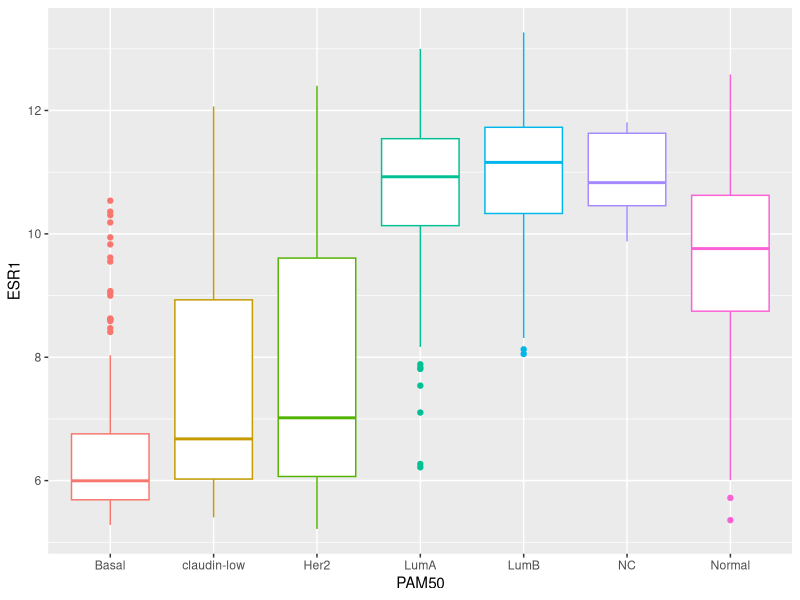
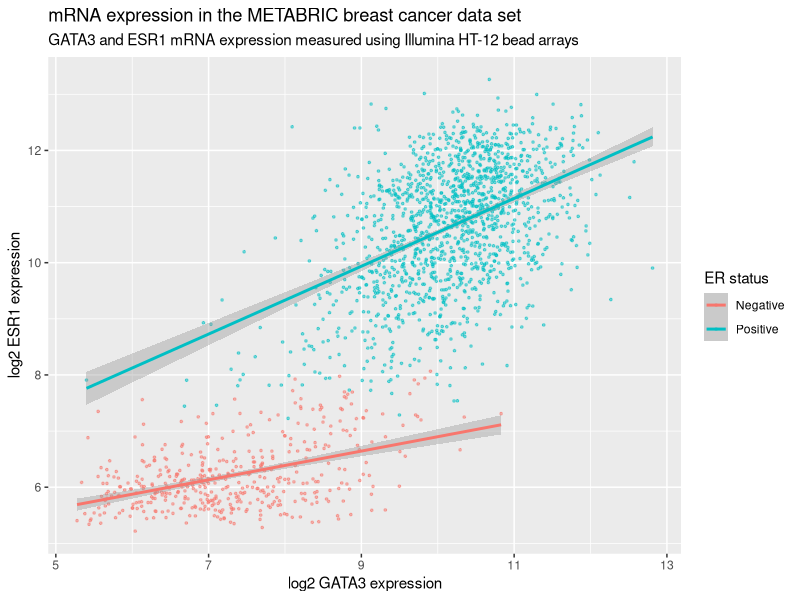
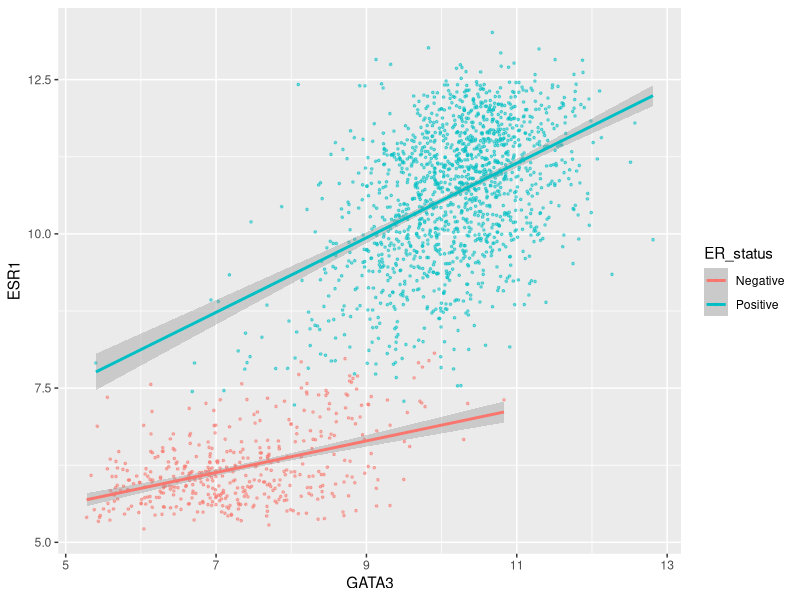
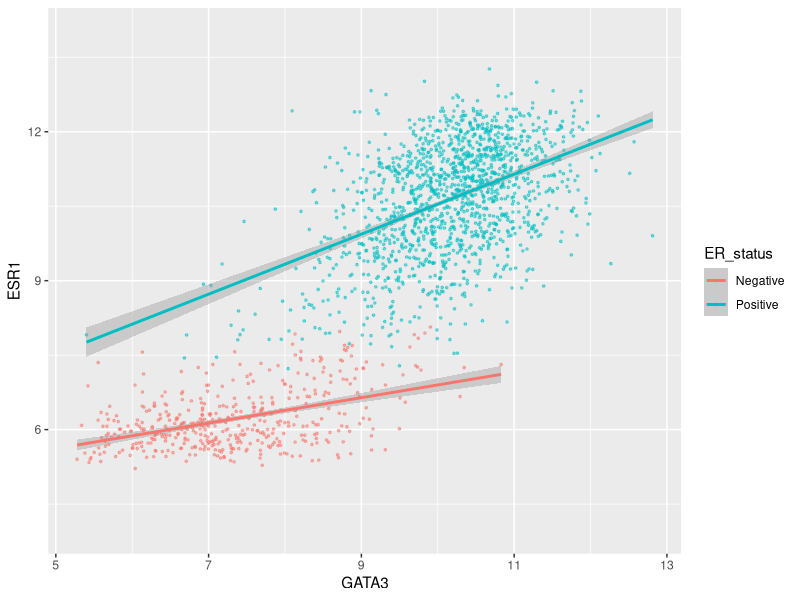
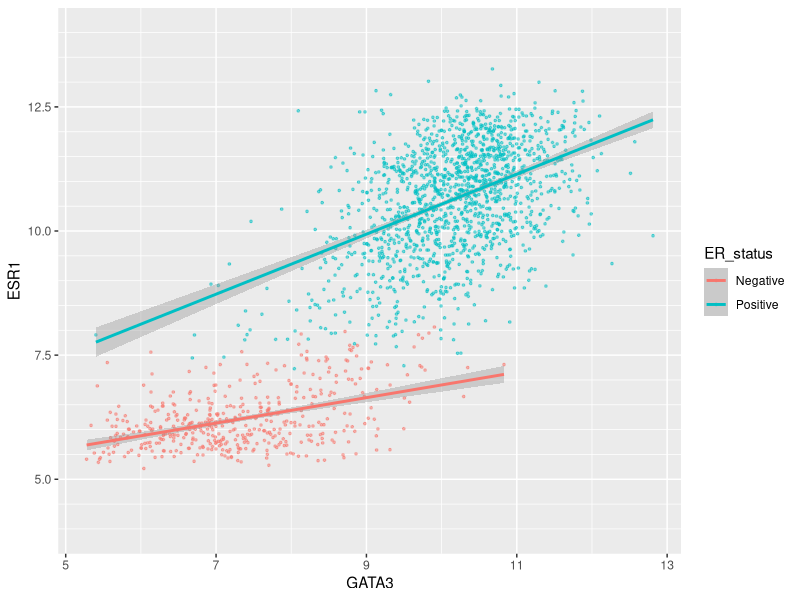
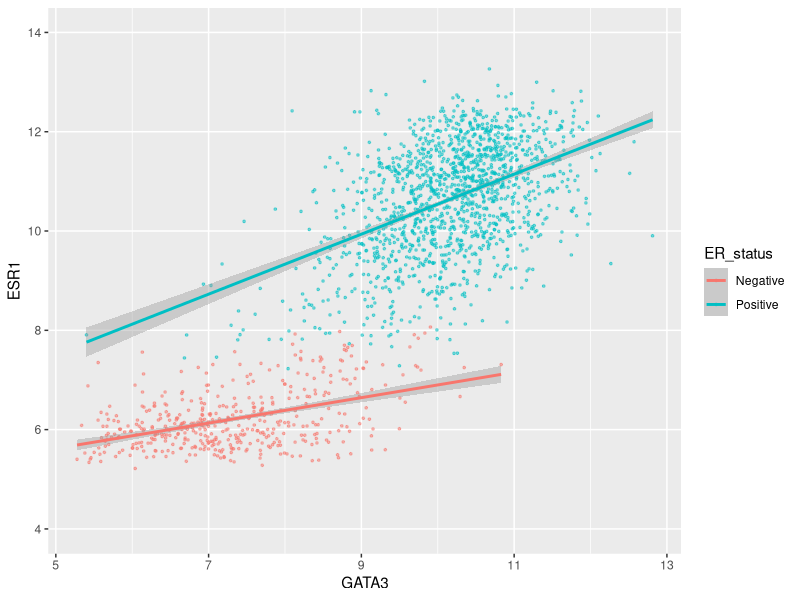
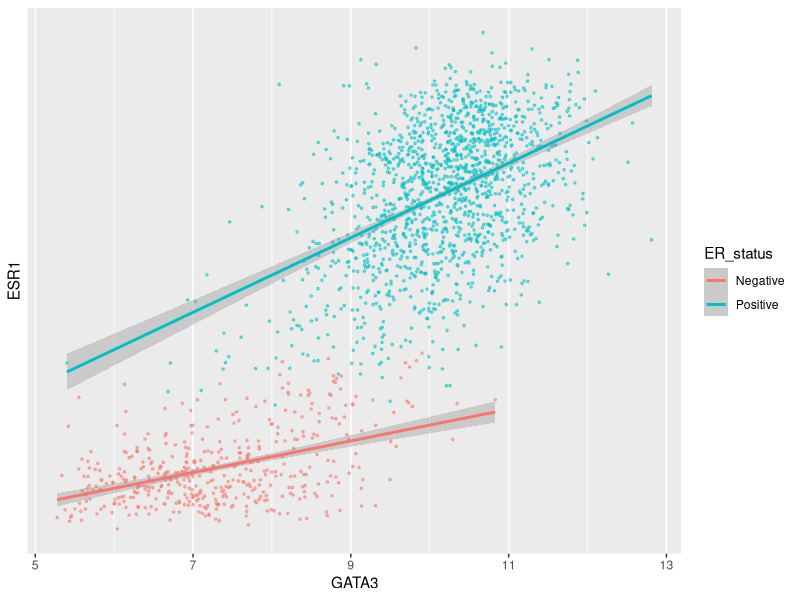
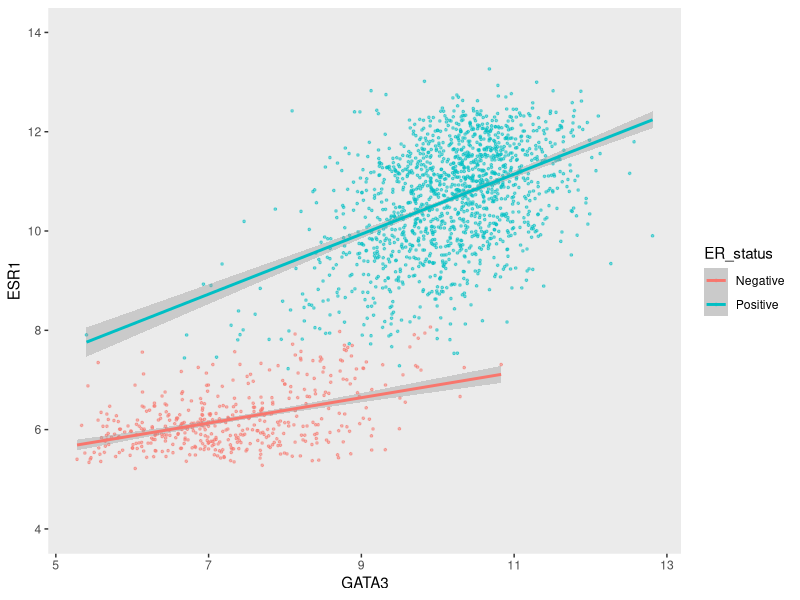

These charts were generated, in order, by the following R code: (Note: this script raises an error after producing the figures.)
## ---- chunk 1
library(tidyverse)
## ---- chunk 2
metabric <- read_csv("data/metabric_clinical_and_expression_data.csv")
metabric
## ---- chunk 3
summarise(metabric, mean(ESR1))
## ---- chunk 4
metabric %>%
  group_by(ER_status) %>%
  summarise(mean(ESR1))
## ---- chunk 5
metabric %>%
  group_by(Integrative_cluster) %>%
  summarise(ESR1 = mean(ESR1))
## ---- chunk 6
metabric %>%
  group_by(PAM50) %>%
  summarise_at(vars(ESR1, PGR, ERBB2), mean)
## ---- chunk 7
metabric %>%
  group_by(PAM50, HER2_status) %>%
  summarise(ESR1_mean = mean(ESR1))
## ---- chunk 8
metabric %>%
  group_by(PAM50, HER2_status) %>%
  summarise(N = n(), ESR1_mean = mean(ESR1))
## ---- chunk 9
count(metabric, PAM50)
## ---- chunk 10
count(metabric, PAM50, HER2_status)
## ---- chunk 11
count(metabric, PAM50, HER2_status, name = "Samples")
## ---- chunk 12
metabric %>%
  group_by(ER_status) %>%
  summarize(N = n(), `Average tumour size` = mean(Tumour_size))
## ---- chunk 13
metabric %>%
  group_by(ER_status) %>%
  summarize(N = n(), `Average tumour size` = mean(Tumour_size, na.rm = TRUE))
## ---- chunk 14
metabric %>%
  filter(!is.na(Tumour_size)) %>%
  group_by(ER_status) %>%
  summarize(N = n(), `Average tumour size` = mean(Tumour_size))
## ---- chunk 15
metabric %>%
  group_by(ER_status) %>%
  summarize(N = n(), Missing = sum(is.na(Tumour_size)), `Average tumour size` = mean(Tumour_size, na.rm = TRUE))
## ---- chunk 16
test_vector <- c(1, 3, 2, NA, 6, 5, NA, 10)
is.na(test_vector)
## ---- chunk 17
sum(is.na(test_vector))
## ---- chunk 18
mean(is.na(test_vector))
## ---- chunk 19
metabric %>%
  group_by(ER_status) %>%
  summarize(N = n(), `Missing tumour size` = sum(is.na(Tumour_size)), `Proportion missing` = mean(is.na(Tumour_size)))
## ---- chunk 20
metabric %>%
  filter(Survival_status == "DECEASED") %>%
  group_by(ER_status) %>%
  summarise(N = n(), N_long_survival = sum(Survival_time > 120), Proportion_long_survival = mean(Survival_time > 120))
## ---- chunk 21
mutations <- read_csv("data/metabric_mutations.csv")
select(mutations, Patient_ID, Chromosome, Position = Start_Position, Ref = Reference_Allele, Alt = Tumor_Seq_Allele1, Type = Variant_Type, Gene)
## ---- chunk 22
mutations %>%
  distinct(Patient_ID) %>%
  nrow()
## ---- chunk 23
mutations %>%
  distinct(Patient_ID, Gene)
## ---- chunk 24
# number of mutations for each gene
count(mutations, Gene)
## ---- chunk 25
# number of tumour samples in which each gene is mutated
mutations %>%
  distinct(Patient_ID, Gene) %>%
  count(Gene)
## ---- chunk 26
band_members
band_instruments
left_join(band_members, band_instruments, by = "name")
## ---- chunk 27
right_join(band_members, band_instruments, by = "name")
## ---- chunk 28
inner_join(band_members, band_instruments, by = "name")
## ---- chunk 29
full_join(band_members, band_instruments, by = "name")
## ---- chunk 30
band_instruments2
left_join(band_members, band_instruments2, by = c("name" = "artist"))
## ---- chunk 31
band_instruments3 <- tibble(
  name =  c("John",   "Paul", "Paul",   "Keith"),
  plays = c("guitar", "bass", "guitar", "guitar")
)
band_instruments3
left_join(band_members, band_instruments3, by = "name")
## ---- chunk 32
band_members3 <- tibble(
  name = c("Mick",   "John",    "Paul",    "Paul"),
  band = c("Stones", "Beatles", "Beatles", "Wings")
)
band_members3
left_join(band_members3, band_instruments3, by = "name")
## ---- chunk 33
band_members4 <- tibble(
  forename = c("Mick",   "John",    "Paul",      "John"),
  surname =  c("Jagger", "Lennon",  "McCartney", "Squire"),
  band =     c("Stones", "Beatles", "Beatles",   "Roses")
)
band_instruments4 <- tibble(
  forename = c("John",   "Paul",      "Keith",    "John"),
  surname =  c("Lennon", "McCartney", "Richards", "Squire"),
  plays =    c("guitar", "bass",      "guitar",   "guitar")
)
full_join(band_members4, band_instruments4, by = c("forename", "surname"))
## ---- chunk 34
band_members5 <- tibble(
  name = c("John", "Paul", "Ringo", "George", "Mick"),
  birth_year = c(1940, 1942, 1940, 1943, 1943),
  band = c("Beetles", "Beetles", "Beetles", "Beetles", "Stones")
)
band_instruments5 <- tibble(
  name = c("John", "Paul", "Ringo", "George"),
  birth_year = c(1940, 1942, 1940, 1943),
  instrument = c("guitar", "bass", "drums", "guitar")
)
left_join(band_members5, band_instruments5, by = "name")
## ---- chunk 35
semi_join(band_members, band_instruments, by = "name")
## ---- chunk 36
anti_join(band_members, band_instruments, by = "name")
## ---- chunk 37
clinical_data <- read_csv("data/metabric_clinical_data.csv")
clinical_data <- select(clinical_data, Patient_ID, ER_status, PAM50)
clinical_data
## ---- chunk 38
mrna_expression_data <- read_tsv("data/metabric_mrna_expression.txt")
mrna_expression_data
## ---- chunk 39
combined_data <- inner_join(clinical_data, mrna_expression_data, by = c("Patient_ID" = "SAMPLE_ID"))
combined_data
## ---- chunk 40
combined_data %>%
  filter(!is.na(PAM50), !is.na(ESR1)) %>%
  ggplot(mapping = aes(x = PAM50, y = ESR1, colour = PAM50)) +
  geom_boxplot(show.legend = FALSE)
## ---- chunk 41
plot <- ggplot(data = metabric, mapping = aes(x = GATA3, y = ESR1, colour = ER_status)) +
  geom_point(size = 0.6, alpha = 0.5) +
  geom_smooth(method = "lm") +
  labs(
    title = "mRNA expression in the METABRIC breast cancer data set",
    subtitle = "GATA3 and ESR1 mRNA expression measured using Illumina HT-12 bead arrays",
    x = "log2 GATA3 expression",
    y = "log2 ESR1 expression",
    colour = "ER status"
  )
plot
## ---- chunk 42
names(plot)
## ---- chunk 43
plot$mapping
## ---- chunk 44
ggplot(data = metabric, mapping = aes(x = GATA3, y = ESR1, colour = ER_status)) +
  geom_point(size = 0.6, alpha = 0.5) +
  geom_smooth(method = "lm") +
  scale_y_continuous(breaks = seq(5, 15, by = 2.5))
## ---- chunk 45
seq(5, 15, by = 2.5)
## ---- chunk 46
ggplot(data = metabric, mapping = aes(x = GATA3, y = ESR1, colour = ER_status)) +
  geom_point(size = 0.6, alpha = 0.5) +
  geom_smooth(method = "lm") +
  scale_y_continuous(limits = c(4, 14))
## ---- chunk 47
ggplot(data = metabric, mapping = aes(x = GATA3, y = ESR1, colour = ER_status)) +
  geom_point(size = 0.6, alpha = 0.5) +
  geom_smooth(method = "lm") +
  scale_y_continuous(breaks = seq(5, 12.5, by = 2.5), minor_breaks = seq(4, 14, 0.5), limits = c(4, 14))
## ---- chunk 48
ggplot(data = metabric, mapping = aes(x = GATA3, y = ESR1, colour = ER_status)) +
  geom_point(size = 0.6, alpha = 0.5) +
  geom_smooth(method = "lm") +
  scale_y_continuous(breaks = seq(4, 14, by = 2), minor_breaks = NULL, limits = c(4, 14))
## ---- chunk 49
ggplot(data = metabric, mapping = aes(x = GATA3, y = ESR1, colour = ER_status)) +
  geom_point(size = 0.6, alpha = 0.5) +
  geom_smooth(method = "lm") +
  scale_y_continuous(breaks = NULL)
## ---- chunk 50
ggplot(data = metabric, mapping = aes(x = GATA3, y = ESR1, colour = ER_status)) +
  geom_point(size = 0.6, alpha = 0.5) +
  geom_smooth(method = "lm") +
  scale_y_continuous(breaks = seq(4, 14, by = 2), limits = c(4, 14)) +
  theme(panel.grid = element_blank())
## ---- chunk 51
ggplot(data = metabric, mapping = aes(x = GATA3, y = ESR1, colour = ER_status)) +
  geom_point(size = 0.6, alpha = 0.5) +
  geom_smooth(method = "lm") +
  scale_x_continuous(expand = expand_scale(mult = 0.01)) +
  scale_y_continuous(expand = expand_scale(mult = 0.1))
## ---- chunk 52
ggplot(data = metabric, mapping = aes(x = GATA3, y = ESR1, colour = ER_status)) +
  geom_point(size = 0.6, alpha = 0.5) +
  geom_smooth(method = "lm") +
  scale_x_continuous(position = "top")
## ---- chunk 53
ggplot(data = metabric, mapping = aes(x = GATA3, y = ESR1, colour = ER_status)) +
  geom_point(size = 0.6, alpha = 0.5) +
  geom_smooth(method = "lm") +
  scale_colour_manual(values = c("dodgerblue2", "firebrick2"))
## ---- chunk 54
ggplot(data = metabric, mapping = aes(x = GATA3, y = ESR1, colour = `3-gene_classifier`)) +
  geom_point(size = 0.6, alpha = 0.5, na.rm = TRUE) +
  scale_colour_brewer(palette = "Set1")
## ---- chunk 55
ggplot(data = metabric, mapping = aes(x = GATA3, y = ESR1, colour = ER_status)) +
  geom_point(size = 0.6, alpha = 0.5) +
  geom_smooth(method = "lm") +
  scale_colour_manual(values = c("dodgerblue2", "firebrick2"), labels = c("ER-negative", "ER-positive")) +
  labs(colour = NULL)  # remove legend title for colour now that the labels are self-explanatory
## ---- chunk 56
# Nottingham_prognostic_index is incorrectly calculated in the data downloaded from cBioPortal
metabric <- mutate(metabric, Nottingham_prognostic_index = 0.02 * Tumour_size + Lymph_node_status + Neoplasm_histologic_grade)
#
metabric %>%
  filter(!is.na(Nottingham_prognostic_index)) %>%
  ggplot(mapping = aes(x = GATA3, y = ESR1, colour = Nottingham_prognostic_index)) +
  geom_point(size = 0.5)
## ---- chunk 57
metabric %>%
  filter(!is.na(Nottingham_prognostic_index)) %>%
  ggplot(mapping = aes(x = GATA3, y = ESR1, colour = Nottingham_prognostic_index)) +
  geom_point(size = 0.75) +
  scale_colour_gradient(low = "white", high = "firebrick2")
## ---- chunk 58
metabric %>%
  filter(!is.na(Nottingham_prognostic_index)) %>%
  ggplot(mapping = aes(x = GATA3, y = ESR1, colour = Nottingham_prognostic_index)) +
  geom_point(size = 0.75) +
  scale_colour_gradient2(low = "dodgerblue1", mid = "grey90", high = "firebrick1", midpoint = 4.5)
## ---- chunk 59
metabric %>%
  filter(!is.na(Nottingham_prognostic_index)) %>%
  ggplot(mapping = aes(x = GATA3, y = ESR1, colour = Nottingham_prognostic_index)) +
  geom_point(size = 0.5) +
  scale_colour_gradient(
    low = "lightblue", high = "darkblue",
    name = "NPI",
    breaks = 2:6,
    limits = c(1.5, 6.5)
  )
